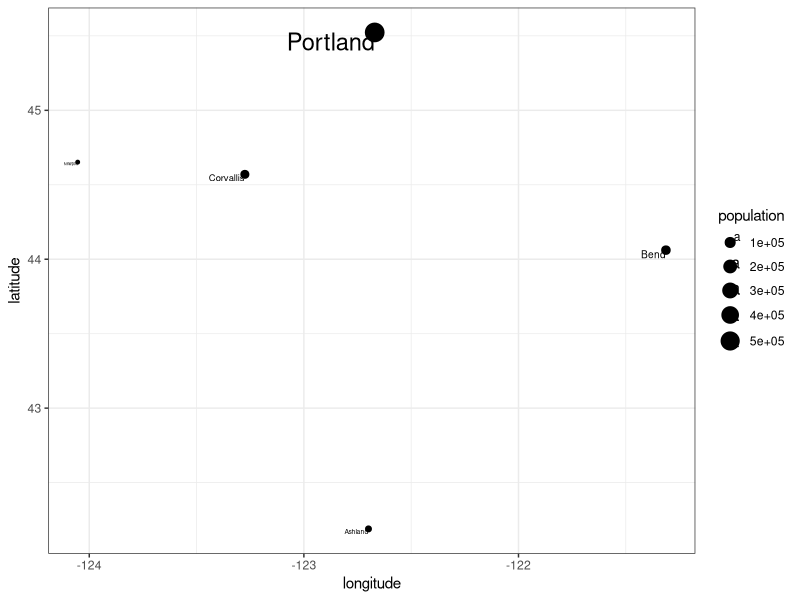

Here is the R script that generated this plot:
## ---- chunk 1
library(ggplot2)

id <- c(1:5)
cities <- c('Ashland','Corvallis','Bend','Portland','Newport')
longitude <- c(-122.699, -123.275, -121.313, -122.670, -124.054)
latitude <- c(42.189, 44.57, 44.061, 45.523, 44.652)
population <- c(20062, 50297, 61362, 537557, 9603)

oregon_cities <- data.frame(id, cities, longitude, latitude, population)
## ---- chunk 2
#| label: fig-oregon-cities1
#| fig-cap: "Oregon cities plotted from data frame."
#| #| output-location: slide
ggplot(
  data = oregon_cities, 
  aes(x = longitude, y = latitude, size = population, label = cities)
) +
  geom_point() +
  geom_text(hjust = 1, vjust = 1) +
  theme_bw()
